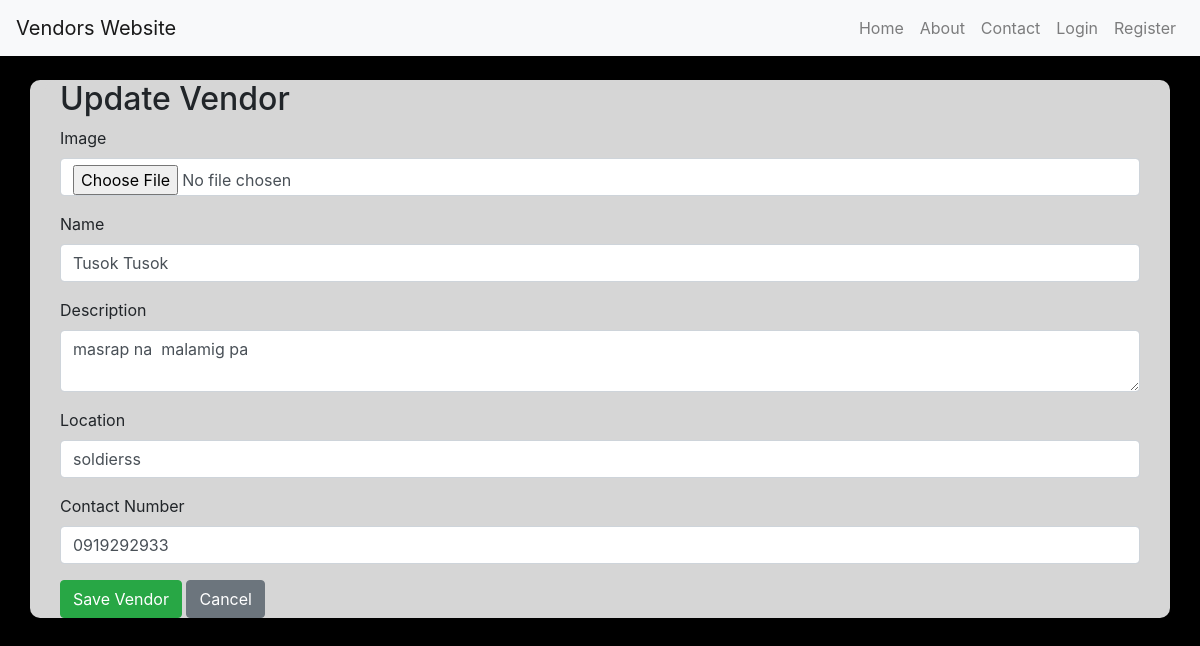
/vendor/2/update/, run on the app's committed database.
### app/models.py (models this page shows, shortened)
class Vendor(models.Model):
    user = models.OneToOneField(settings.AUTH_USER_MODEL, on_delete=models.CASCADE)
    image = models.ImageField(default='default.jpg', upload_to='profile_pics')
    name = models.CharField(max_length=255)
    description = models.TextField()
    location = models.CharField(max_length=255)
    contact_number = models.CharField(max_length=15)

### app/views.py (the view)
# urls.py: path('vendor/<int:pk>/update/', VendorUpdateView.as_view(), name='vendor_update'),
class VendorUpdateView(UpdateView):
    model = Vendor
    fields = ['image', 'name', 'description', 'location', 'contact_number']
    template_name = 'vendor/vendor_update.html'
    success_url = reverse_lazy('vendor_list')

### app/templates/vendor/vendor_update.html (shortened to what this page needs)
{% extends "app/base.html" %}
{% block content %}
<div class="container mt-4">
    <h2>Update Vendor</h2>
    <form action="{% url 'vendor_update' vendor.pk %}" method="post" enctype="multipart/form-data" id="vendorForm">
        <div class="mb-3">
            <label class="form-label" for="id_image">Image</label>
            <input type="file" name="image" class="form-control" id="id_image" value="{{ form.image.value|default:'' }}">
        </div>
        <div class="mb-3">
            <label class="form-label" for="id_name">Name</label>
            <input type="text" name="name" class="form-control" id="id_name" value="{{ form.name.value|default:'' }}">
        </div>
        <div class="mb-3">
            <label class="form-label" for="id_description">Description</label>
            <textarea name="description" class="form-control" id="id_description">{{ form.description.value|default:'' }}</textarea>
        </div>
        <div class="mb-3">
            <label class="form-label" for="id_location">Location</label>
            <input type="text" name="location" class="form-control" id="id_location" value="{{ form.location.value|default:'' }}">
        </div>
        <div class="mb-3">
            <label class="form-label" for="id_contact_number">Contact Number</label>
            <input type="text" name="contact_number" class="form-control" id="id_contact_number" value="{{ form.contact_number.value|default:'' }}">
        </div>
        <button type="submit" class="btn btn-success">Save Vendor</button>
        <a href="{% url 'vendor_list' %}" class="btn btn-secondary">Cancel</a>
    </form>
</div>
{% endblock content %}

### static/css/base.css (style rules this page uses)
body { background-color: black; }
.container { background-color: #d6d6d6; border-radius: 10px; }

### data on the page
Vendor: name "Tusok Tusok", description "masrap na malamig pa", location "soldierss", contact_number "0919292933"
